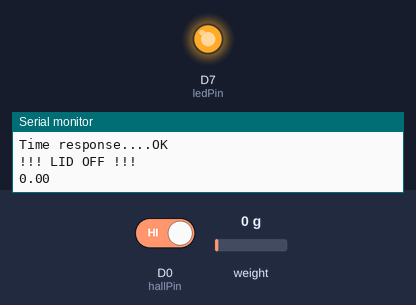
A sketch run on a simulated ESP8266 (NodeMCU). Shown: output pins drawn as LEDs (lit = HIGH), the last lines printed to the serial monitor. The test bench sets the inputs (shaded band); at power-on: D0 (hallPin) HIGH, weight on the scale 0 g. WiFi joins after 1.5 s; servers stay silent unless stated; the local clock reads 2024-03-15 10:24:30 at power-on unless the sketch sets it.

Above: at 3.7 s.
3.8 s: D0 (hallPin) driven LOW
At 9.2 s:
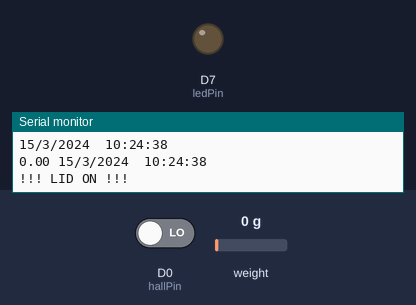
10.1 s: D0 (hallPin) driven HIGH
At 19.2 s:
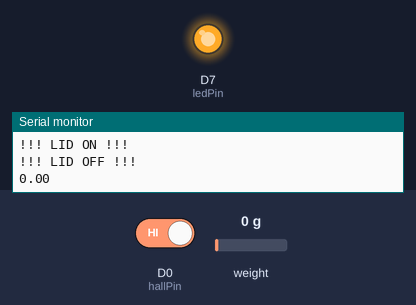
Timing chart, 0 to 20.7 s (numbered marks = the images above; inputs shaded):
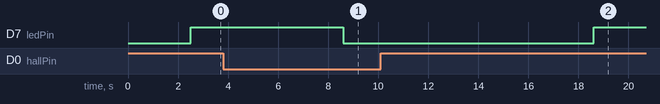

Measured:
- after the input at 3.8 s, D7 (ledPin): HIGH → LOW after 4.8 s
- after the input at 10.1 s, D7 (ledPin): LOW → HIGH after 8.5 s

The sketch:

V0.1_hallLoadTime.ino
```cpp
#include <HX711.h>
#include <ESP8266WiFi.h>
#include <time.h>

const char* ssid = "DataSoft_WiFi";
const char* password = "support123";

//configure TimeZone
int timezone = 6 * 3600;
int dst = 0;

// Scale Settings
const int SCALE_DOUT_PIN = D2;
const int SCALE_SCK_PIN = D3;
// constants won't change. They're used here to set pin numbers:
const int hallPin = D0;     // the number of the hall effect sensor pin
const int ledPin =  D7;     // the number of the LED pin
// variables will change:
int hallState = 0;          // variable for reading the hall sensor status

HX711 scale(SCALE_DOUT_PIN, SCALE_SCK_PIN);

void setup() {
  Serial.begin(115200);
  scale.set_scale(2230);// <- set here calibration factor!!!
  scale.tare();
  // initialize the LED pin as an output:
  pinMode(ledPin, OUTPUT);
  // initialize the hall effect sensor pin as an input:
  pinMode(hallPin, INPUT);
  Serial.println();
  Serial.print("Wifi connecting to ");
  Serial.println( ssid );

  WiFi.begin(ssid,password);

  Serial.println();

  Serial.print("Connecting");

  while( WiFi.status() != WL_CONNECTED ){
      delay(500);
      Serial.print(".");
  }

  Serial.println();

  Serial.println("Wifi Connected Success!");
  Serial.print("NodeMCU IP Address : ");
  Serial.println(WiFi.localIP() );

  configTime(timezone, dst, "pool.ntp.org","time.nist.gov");
  Serial.println("\nWaiting for Internet time");

  while(!time(nullptr)){
     Serial.print("*");
     delay(1000);
  }
  Serial.println("\nTime response....OK");
}
//===================================================================================
void loop() {

  // read the state of the hall effect sensor:
  hallState = digitalRead(hallPin);

  // Magnet near == LOW
  if (hallState == LOW) {
    // turn LED OFF:
    Serial.println("!!! LID ON !!!");
    digitalWrite(ledPin, LOW);
    delay(10000);
  }
  else if (hallState == HIGH) {
    // turn LED ON:
    digitalWrite(ledPin, HIGH);
    Serial.println("!!! LID OFF !!!");

     //loadcell
     float weight = scale.get_units(1);
    //weight = weight + 90;
    Serial.println(String((weight), 2));
    delay(6000);

    time_t now = time(nullptr);
    struct tm* p_tm = localtime(&now);
    String day = String(p_tm->tm_mday);
    String mon = String(p_tm->tm_mon+1);
    String year = String(p_tm->tm_year + 1900);
    String hour = String(p_tm->tm_hour);
    String mint = String(p_tm->tm_min);
    String sec = String(p_tm->tm_sec);
    String curTime = hour+":"+mint+":"+sec;
    String daymon = day+"/"+mon+"/"+year+"  "+curTime;
    Serial.println(daymon);

    Serial.println(String((weight), 2)+" "+daymon);

  }

  else {
    digitalWrite(ledPin, LOW);
    Serial.println("---Wait---");
  }


}
```
